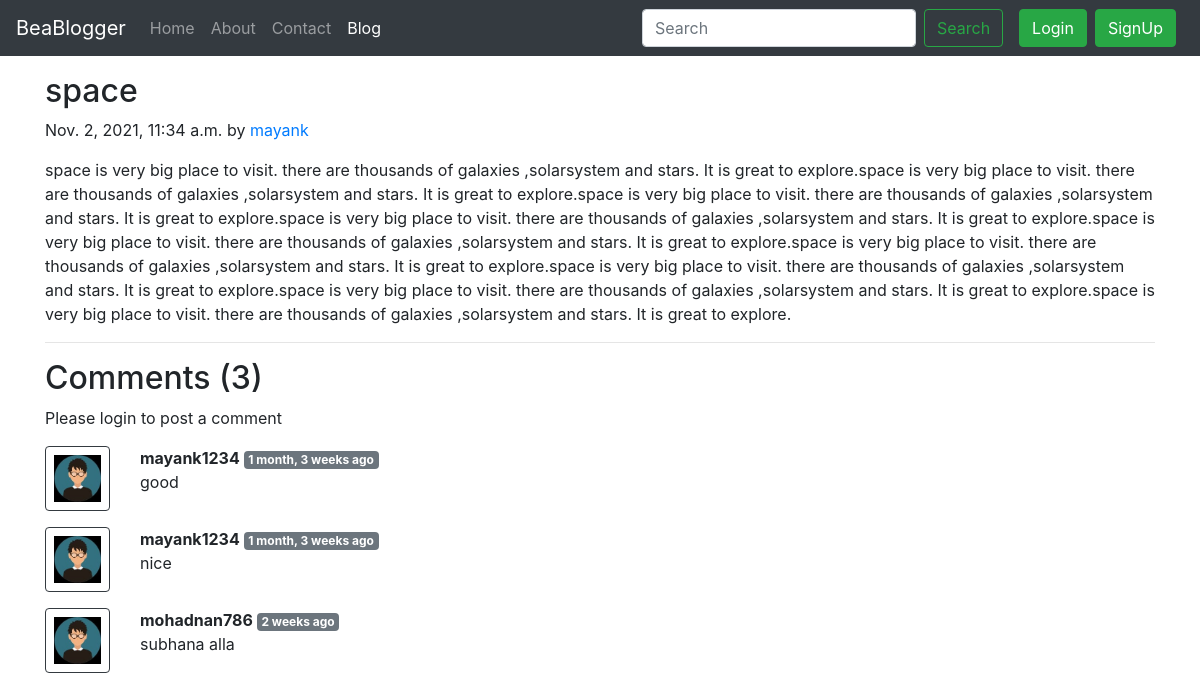
Page /blog/space on the committed database.
### blog/models.py (models this page shows, shortened)
class Post(models.Model):
    sno=models.AutoField(primary_key=True)
    title=models.CharField(max_length=255)
    author=models.CharField(max_length=14)
    slug=models.CharField(max_length=130)
    timeStamp=models.DateTimeField(blank=True)
    content=models.TextField()

class BlogComment(models.Model):
    sno= models.AutoField(primary_key=True)
    comment=models.TextField()
    user=models.ForeignKey(User, on_delete=models.CASCADE)
    post=models.ForeignKey(Post, on_delete=models.CASCADE)
    parent=models.ForeignKey('self',on_delete=models.CASCADE, null=True )
    timestamp= models.DateTimeField(default=now)

### blog/views.py (the view)
# urls.py: path('<str:slug>', views.blogpost, name='blogpost'),
def blogpost(request, slug):
    post=Post.objects.filter(slug=slug).first()
    comments = BlogComment.objects.filter(post=post)
    context={'post':post, 'comments': comments, 'user': request.user}
    return render(request, "blog/blogpost.html", context)

### templates/blog/blogpost.html (shortened to what this page needs)
{% extends 'base.html' %}
{% block blogactive %} active {% endblock blogactive %}
{% block content %}
{% load humanize %}
<div class="container my-3">
    <h2 class="blog-post-title">{{post.title}}</h2>
    <p class="blog-post-meta">{{post.timeStamp}} by <a href="/about">{{post.author}}</a></p>
    <p>{{post.content}}</p>
    <hr>
</div>
<div class="container">
    <h2> Comments ({{comments.count}})</h2>
    <div class="my-2">
    {% if user.is_authenticated %}
    <form action="/blog/postComment" method="post">
        {% csrf_token %}
        <div class="form-group">
            <label >Post Comment </label>
            <input type="text" class="form-control" name="comment" placeholder="Enter comment here">
        </div>
        <input type="hidden" name="postSno" value="{{post.sno}}">
        <button type="submit" class="btn btn-primary">Submit</button>
    </form>
    {% else %}
    Please login to post a comment
    {% endif %}
    </div>
    {% for comment in comments %}
    <div class="row my-3">
        <div class="col-md-1  ">
        <img class="rounded mx-auto d-block w-100 border border-dark p-2" src="/static/img/user.png"  alt="user">
        </div>
        <div class="col-md-11 ">
        <b> {{comment.user.username}} </b> <span class="badge badge-secondary ">{{comment.timestamp| naturaltime}}</span>
        <div>   {{comment.comment}} </div>
    </div>
    </div>
    {% endfor %}
</div>
{% endblock content%}

### rows in the picture
Post: title "space", timeStamp "Nov. 2, 2021, 11:34 a.m.", author "mayank", content "space is very big place to visit. there are thousands of galaxies ,solarsystem and stars. It is great to explore.space is very big place to visit. there are thousands of galaxies ,solarsystem and stars. It is great to explore.space is very big place to visit. there are thousands of galaxies ,solarsystem and stars. It is great to explore.space is very big place to visit. there are thousands of galaxies ,solarsystem and stars. It is great to explore.space is very big place to visit. there are thousands of galaxies ,solarsystem and stars. It is great to explore.space is very big place to visit. there are thousands of galaxies ,solarsystem and stars. It is great to explore.space is very big…"
BlogComment: user.username "mayank1234", timestamp "1 month, 3 weeks ago", comment "good"
BlogComment: user.username "mayank1234", timestamp "1 month, 3 weeks ago", comment "nice"
BlogComment: user.username "mohadnan786", timestamp "2 weeks ago", comment "subhana alla"

### other values in the picture
{{ comments.count }} "3"
